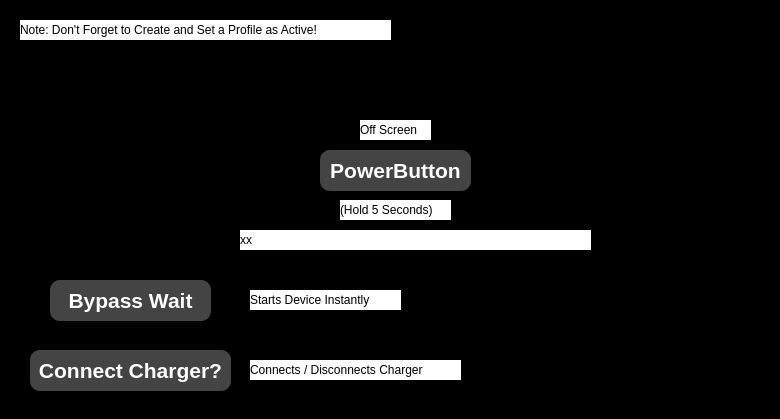
<?xml version="1.0" encoding="UTF-8"?>
<ui version="4.0">
 <class>offscreen</class>
 <widget class="QWidget" name="offscreen">
  <property name="geometry">
   <rect>
    <x>0</x>
    <y>0</y>
    <width>780</width>
    <height>419</height>
   </rect>
  </property>
  <property name="windowTitle">
   <string>Form</string>
  </property>
  <property name="styleSheet">
   <string notr="true"> background-color: black;</string>
  </property>
  <widget class="QLabel" name="label">
   <property name="geometry">
    <rect>
     <x>360</x>
     <y>120</y>
     <width>71</width>
     <height>20</height>
    </rect>
   </property>
   <property name="styleSheet">
    <string notr="true"> background-color: white;</string>
   </property>
   <property name="text">
    <string>Off Screen</string>
   </property>
  </widget>
  <widget class="QPushButton" name="pushButton">
   <property name="geometry">
    <rect>
     <x>320</x>
     <y>150</y>
     <width>151</width>
     <height>41</height>
    </rect>
   </property>
   <property name="font">
    <font>
     <family>Arial</family>
     <pointsize>16</pointsize>
     <weight>75</weight>
     <italic>false</italic>
     <bold>true</bold>
    </font>
   </property>
   <property name="styleSheet">
    <string notr="true">background-color: #444444;
color: white;
font: bold 16pt &quot;Arial&quot;;
border-radius: 10px;
padding: 6px;
</string>
   </property>
   <property name="text">
    <string>PowerButton</string>
   </property>
  </widget>
  <widget class="QPushButton" name="pushButton_2">
   <property name="geometry">
    <rect>
     <x>50</x>
     <y>280</y>
     <width>161</width>
     <height>41</height>
    </rect>
   </property>
   <property name="font">
    <font>
     <family>Arial</family>
     <pointsize>16</pointsize>
     <weight>75</weight>
     <italic>false</italic>
     <bold>true</bold>
    </font>
   </property>
   <property name="styleSheet">
    <string notr="true">background-color: #444444;
color: white;
font: bold 16pt &quot;Arial&quot;;
border-radius: 10px;
padding: 6px;
</string>
   </property>
   <property name="text">
    <string>Bypass Wait</string>
   </property>
  </widget>
  <widget class="QPushButton" name="connectChargerButton">
   <property name="geometry">
    <rect>
     <x>30</x>
     <y>350</y>
     <width>201</width>
     <height>41</height>
    </rect>
   </property>
   <property name="font">
    <font>
     <family>Arial</family>
     <pointsize>16</pointsize>
     <weight>75</weight>
     <italic>false</italic>
     <bold>true</bold>
    </font>
   </property>
   <property name="styleSheet">
    <string notr="true">background-color: #444444;
color: white;
font: bold 16pt &quot;Arial&quot;;
border-radius: 10px;
padding: 6px;
</string>
   </property>
   <property name="text">
    <string>Connect Charger?</string>
   </property>
  </widget>
  <widget class="QLabel" name="label_2">
   <property name="geometry">
    <rect>
     <x>340</x>
     <y>200</y>
     <width>111</width>
     <height>20</height>
    </rect>
   </property>
   <property name="styleSheet">
    <string notr="true"> background-color: white;</string>
   </property>
   <property name="text">
    <string>(Hold 5 Seconds)</string>
   </property>
  </widget>
  <widget class="QLabel" name="label_3">
   <property name="geometry">
    <rect>
     <x>250</x>
     <y>360</y>
     <width>211</width>
     <height>20</height>
    </rect>
   </property>
   <property name="styleSheet">
    <string notr="true"> background-color: white;</string>
   </property>
   <property name="text">
    <string>Connects / Disconnects Charger</string>
   </property>
  </widget>
  <widget class="QLabel" name="label_4">
   <property name="geometry">
    <rect>
     <x>250</x>
     <y>290</y>
     <width>151</width>
     <height>20</height>
    </rect>
   </property>
   <property name="styleSheet">
    <string notr="true"> background-color: white;</string>
   </property>
   <property name="text">
    <string>Starts Device Instantly</string>
   </property>
  </widget>
  <widget class="QLabel" name="label_5">
   <property name="geometry">
    <rect>
     <x>20</x>
     <y>20</y>
     <width>371</width>
     <height>20</height>
    </rect>
   </property>
   <property name="styleSheet">
    <string notr="true"> background-color: white;</string>
   </property>
   <property name="text">
    <string>Note: Don't Forget to Create and Set a Profile as Active!</string>
   </property>
  </widget>
  <widget class="QLabel" name="label_6">
   <property name="geometry">
    <rect>
     <x>240</x>
     <y>230</y>
     <width>351</width>
     <height>20</height>
    </rect>
   </property>
   <property name="styleSheet">
    <string notr="true"> background-color: white;</string>
   </property>
   <property name="text">
    <string>xx</string>
   </property>
  </widget>
 </widget>
 <resources/>
 <connections/>
</ui>
